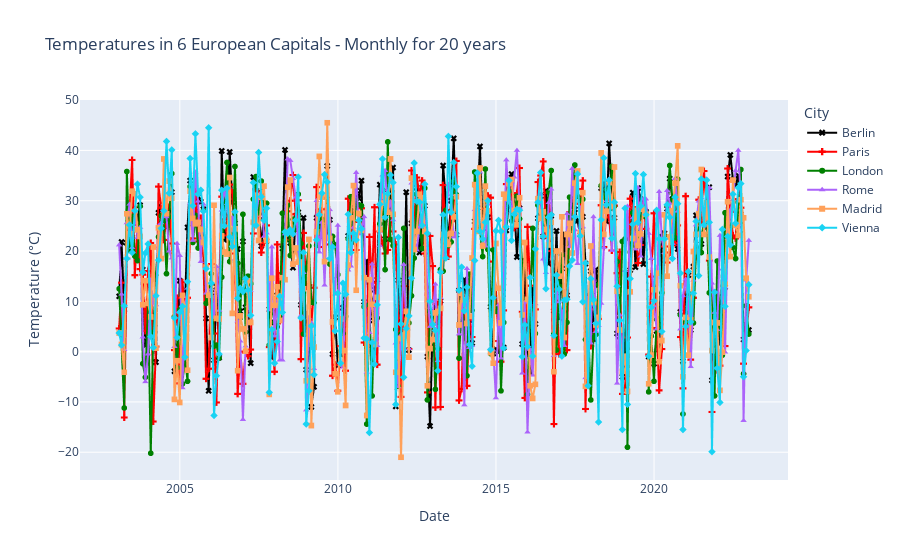

Source (notebook cell):
### Markdown cell above
## Type of Data in This Time Series:
This dataset represents simulated monthly temperatures for six European capital cities—Berlin, Paris, London, Rome, Madrid, and Vienna—over a period of 20 years. Each city has its own time series of temperatures, with a distinction between winter (cooler months) and summer (warmer months).

Winter months (January, February, March, October, November, December) are simulated with an average temperature of around 6°C with some variability (standard deviation of 10°C).
Summer months (April through September) are simulated with an average temperature of around 27°C with a lower variability (standard deviation of 6°C).

## Seasonality:
Seasonality refers to regular, predictable patterns in time series data that repeat over a specific time period (e.g., monthly, yearly). In this case, the seasonality is evident:

Temperatures rise during the summer months (April–September) and fall during the winter months (October–March).
This type of seasonal cycle, typical in meteorological data, repeats annually.

### Code cell
import pandas as pd
import numpy as np
import plotly.express as px

# Generate date range: 20 years with 12 months per year (monthly data)
years = pd.date_range(start='2003-01-01', periods=240, freq='M')  # 240 months (20 years)
# Simulate temperatures for 6 capital cities
city_names = ['Berlin', 'Paris', 'London', 'Rome', 'Madrid', 'Vienna']

# Create an empty DataFrame to store the temperatures
df = pd.DataFrame(index=years, columns=city_names)

# Generate temperature data: Assign random temperatures for each city based on the season
np.random.seed(42)
for i, month in enumerate(df.index.month):
    if month in [1, 2, 3, 10, 11, 12]:  # Winter months
        # For each winter month, generate random temperatures with mean=6, stdev=10
        df.iloc[i] = np.random.normal(6, 10, size=6)
    else:  # Summer months (April - September)
        # For each summer month, generate random temperatures with mean=27, stdev=6
        df.iloc[i] = np.random.normal(27, 6, size=6)

# Round the temperatures to one decimal place
df = df.apply(pd.to_numeric)  # Ensure the DataFrame contains numeric values
df = df.round(1)  # Round to 1 decimal place

# Reshape df for Plotly Express, custom colors and symbols
df_reset = df.reset_index().melt(id_vars="index", var_name="City", value_name="Temperature")
df_reset.columns = ['Date', 'City', 'Temperature']

# First three cities: solid lines with specific colors
city_color_map = {
    'Berlin': 'black',
    'Paris': 'red',
    'London': 'green'
}

# Last three cities: distinct symbols with different line styles
city_symbol_map = {
    'Rome': 'triangle-up',
    'Madrid': 'square',
    'Vienna': 'diamond'
}

# Plot using Plotly Express
fig = px.line(df_reset, x='Date', y='Temperature', color='City', symbol='City',
              color_discrete_map=city_color_map, symbol_map=city_symbol_map,
              title="Temperatures in 6 European Capitals - Monthly for 20 years",
              labels={'Temperature': 'Temperature (°C)'})

# Show the plot
fig.show()

### Figure 1 — Plotly figure (JSON) as saved in the notebook; plotly's stock layout.template omitted (floating-point values rounded to 4 significant figures; data arrays with more than 128 entries replaced by an {"elided": "..."} marker saying what was removed)
{"data": [{"hovertemplate": "City=Berlin<br>Date=%{x}<br>Temperature (°C)=%{y}<extra></extra>", "legendgroup": "Berlin", "line": {"color": "black", "dash": "solid"}, "marker": {"symbol": "x"}, "mode": "lines+markers", "name": "Berlin", "showlegend": true, "type": "scattergl", "x": {"elided": "240 str values"}, "xaxis": "x", "y": {"elided": "240 float values"}, "yaxis": "y"}, {"hovertemplate": "City=Paris<br>Date=%{x}<br>Temperature (°C)=%{y}<extra></extra>", "legendgroup": "Paris", "line": {"color": "red", "dash": "solid"}, "marker": {"symbol": "cross"}, "mode": "lines+markers", "name": "Paris", "showlegend": true, "type": "scattergl", "x": {"elided": "240 str values"}, "xaxis": "x", "y": {"elided": "240 float values"}, "yaxis": "y"}, {"hovertemplate": "City=London<br>Date=%{x}<br>Temperature (°C)=%{y}<extra></extra>", "legendgroup": "London", "line": {"color": "green", "dash": "solid"}, "marker": {"symbol": "circle"}, "mode": "lines+markers", "name": "London", "showlegend": true, "type": "scattergl", "x": {"elided": "240 str values"}, "xaxis": "x", "y": {"elided": "240 float values"}, "yaxis": "y"}, {"hovertemplate": "City=Rome<br>Date=%{x}<br>Temperature (°C)=%{y}<extra></extra>", "legendgroup": "Rome", "line": {"color": "#ab63fa", "dash": "solid"}, "marker": {"symbol": "triangle-up"}, "mode": "lines+markers", "name": "Rome", "showlegend": true, "type": "scattergl", "x": {"elided": "240 str values"}, "xaxis": "x", "y": {"elided": "240 float values"}, "yaxis": "y"}, {"hovertemplate": "City=Madrid<br>Date=%{x}<br>Temperature (°C)=%{y}<extra></extra>", "legendgroup": "Madrid", "line": {"color": "#FFA15A", "dash": "solid"}, "marker": {"symbol": "square"}, "mode": "lines+markers", "name": "Madrid", "showlegend": true, "type": "scattergl", "x": {"elided": "240 str values"}, "xaxis": "x", "y": {"elided": "240 float values"}, "yaxis": "y"}, {"hovertemplate": "City=Vienna<br>Date=%{x}<br>Temperature (°C)=%{y}<extra></extra>", "legendgroup": "Vienna", "line": {"color": "#19d3f3", "dash": "solid"}, "marker": {"symbol": "diamond"}, "mode": "lines+markers", "name": "Vienna", "showlegend": true, "type": "scattergl", "x": {"elided": "240 str values"}, "xaxis": "x", "y": {"elided": "240 float values"}, "yaxis": "y"}], "layout": {"legend": {"title": {"text": "City"}, "tracegroupgap": 0}, "title": {"text": "Temperatures in 6 European Capitals - Monthly for 20 years"}, "xaxis": {"anchor": "y", "domain": [0, 1], "title": {"text": "Date"}}, "yaxis": {"anchor": "x", "domain": [0, 1], "title": {"text": "Temperature (°C)"}}}}
